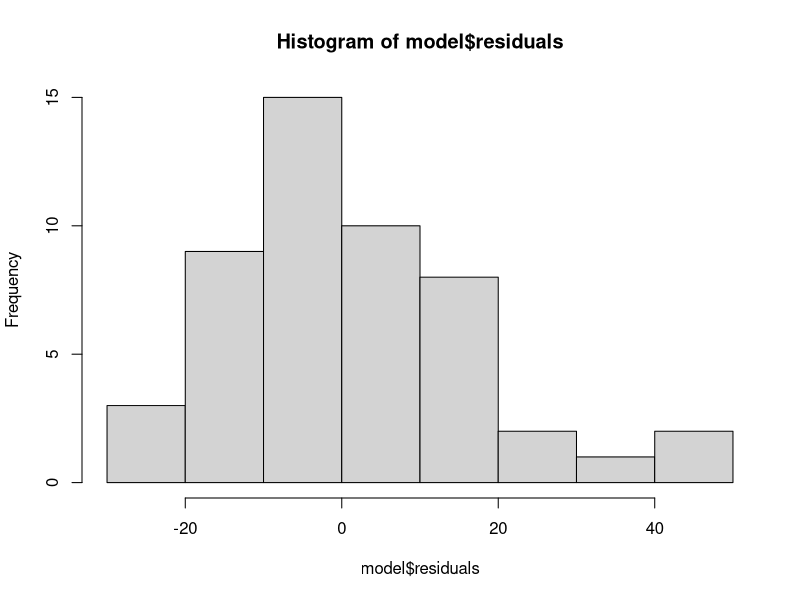
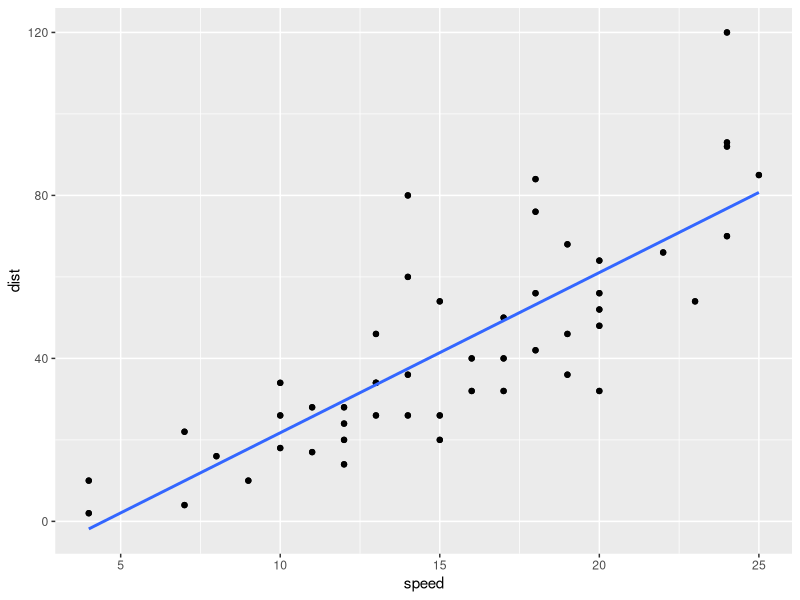

Write the R code that produced these figures, in order.
# Library Package ----
library(tidyverse)
library(ggplot2)

# Data Acquisition ----
data(cars)
?cars
head(cars,10)

# Linear Model ----
cars %>%
  lm(dist ~ speed, data = .) %>%
  summary()

# Model ----
model <- lm(dist ~ speed, data = cars)

# Residuals ---- 
model$residuals

# Histogram ----
hist(model$residuals)

# New Prediction Values ----
new_speeds <- data.frame(speed = c(10,15,20))

# Predictions ----
predict(model, new_speeds) %>% 
  round(1)

model$fitted.values

# Prediction Model ----
cars %>%
  lm(dist ~ speed, data = .) %>%
  predict(data.frame(speed = c(10,15,20))) %>%
  round(1)

# Qplot ----
qplot(speed, dist, data = cars) +
  geom_point() +
  geom_smooth(method = "lm", se = F)

  